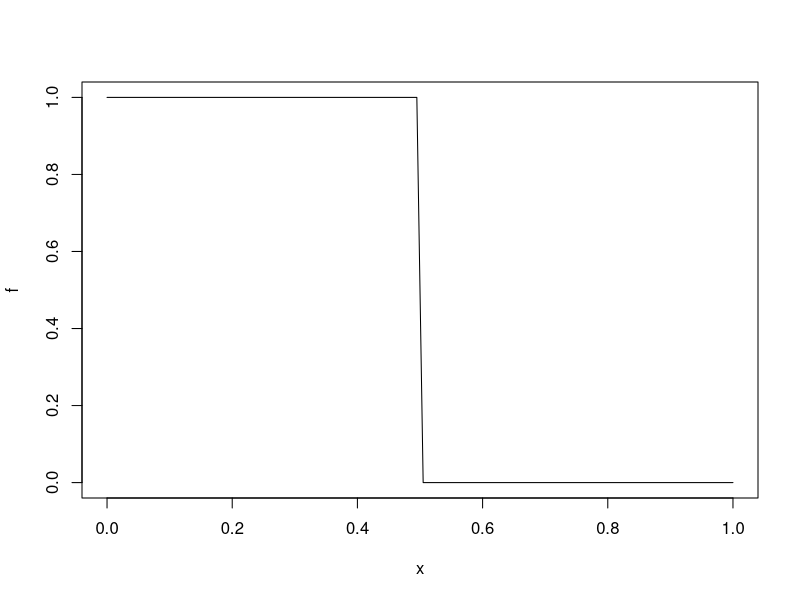
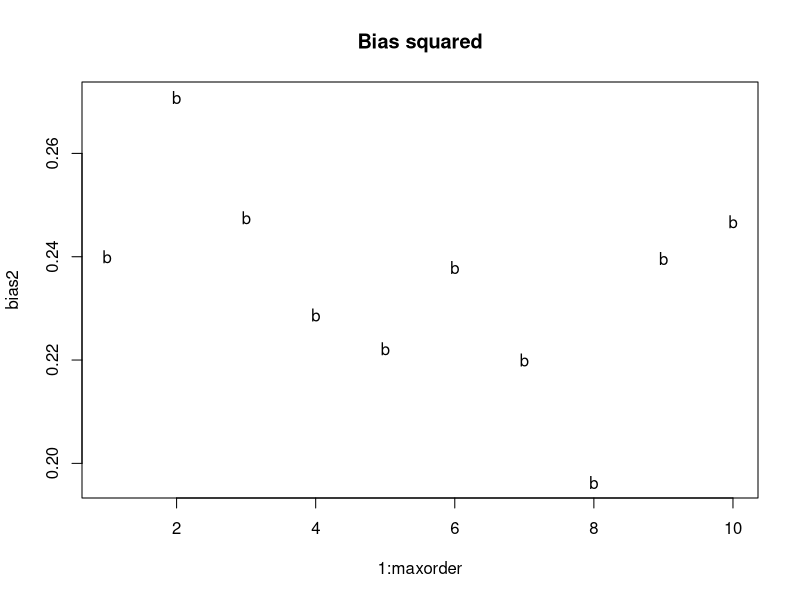

R code for these plots, in order:
# Demonstration of bias-variance tradeoff.  More complex models tend to have higher variance, but lower bias

N = 100;  # number of x's    # we perform regression on a function of this many points
x = seq(0,1,length=N);       # the x values we consider
#f = sin(12*x);  # the true (but unknown to us) function
#f = 12*x;  # the true (but unknown to us) function
f = x < .5
plot(x,f,type="l");   



T = 1000;  	  # number of random repetitions with different data sets
sigma2 = 10;      # the additive error (epsilon) variance
maxorder = 10;	  # maximum order of model
i0 = N/2;         # where we will evaluate our estimates (could be any point)  x0 = x[i0]
y = rep(0,N);	  # will hold our observed y values which vary randomly from experiment to experiment
fhat = rep(0,T);	  # our estimate function value at i0.  
bias2 = rep(0,maxorder);  # estimated squared bias at i0
var =  rep(0,maxorder)	  # estimated variance at i0
for (order in 1:maxorder) {
    X = matrix(1,nrow=N,ncol=1);   # the 1's column for beta_0
    for (o in 1:order) X = cbind(X,x^o);  # construct the data matrix for the order o model
    for (t in 1:T) {   	   		    
        y = f + rnorm(N,sd=sqrt(sigma2));    # a random data set (only y's changing)
	betahat = solve(t(X) %*% X, t(X) %*% y);      # solve the normal equations X^t X b = X^t y for b
	fhat[t] = sum(X[i0,] * betahat);     # our estimate of regression function f evaluated at i0
     }
     bias2[order] = (mean(fhat) - f[i0])^2;	     # the component of sq error coming from choice of model
     var[order] = var(fhat);      		     # the component of error coming from overfitting
}
plot(1:maxorder,bias2,pch='b', main = "Bias squared")
#plot(1:maxorder,var,pch='v',main="Variance")

